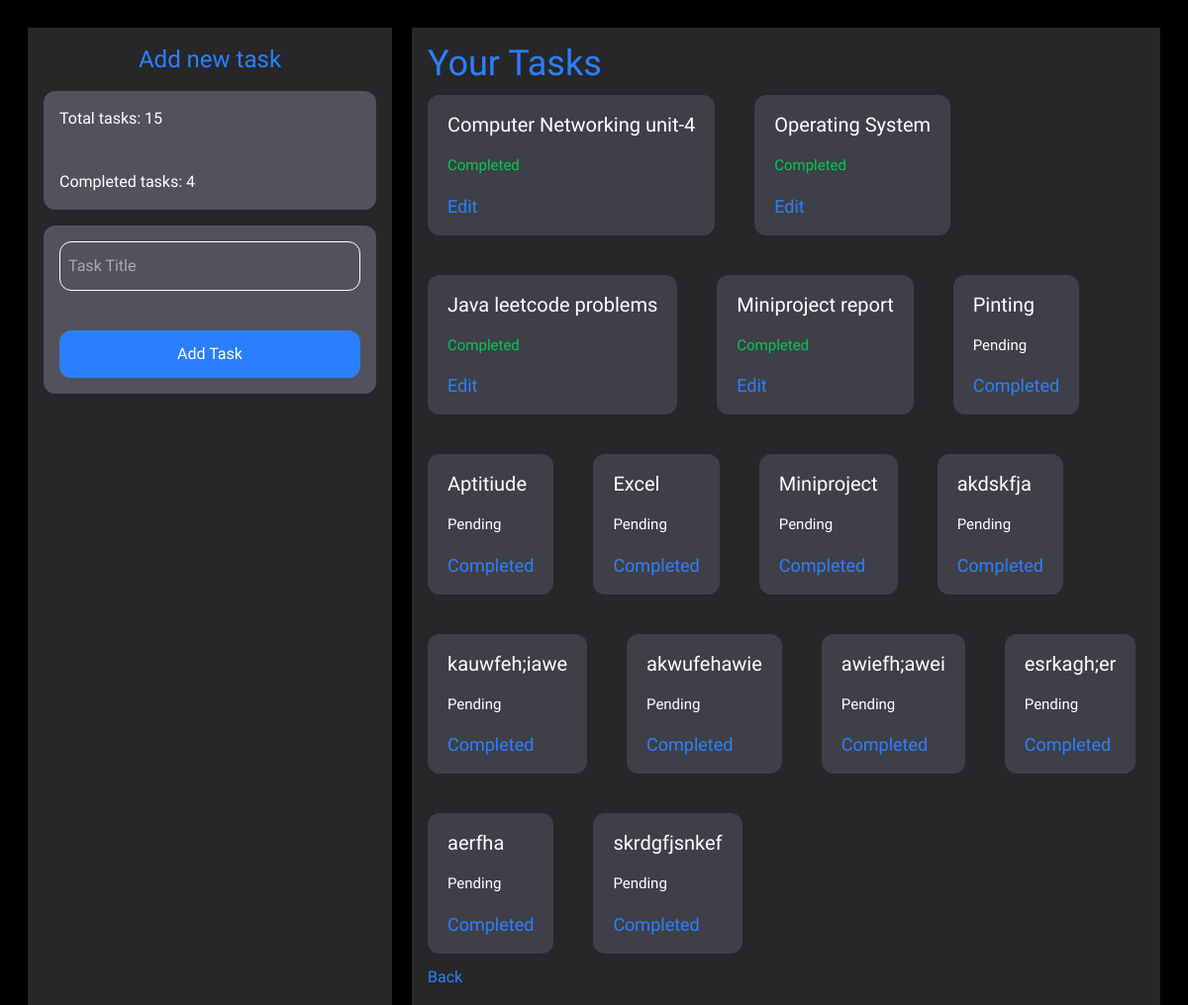
Page /tasks (signed in) on the committed database.
### tables this page shows
CREATE TABLE tasks(
              id INTEGER PRIMARY KEY AUTOINCREMENT,
              user_id INTEGER,
              title TEXT,
              deadline TEXT, 
              status TEXT
              );

### app.py (the view)
@app.route("/tasks")
def tasks():
    if "user_id" not in session:
        return redirect("/login")
    conn = get_db()
    tasks = conn.execute(
        "SELECT * FROM tasks WHERE user_id=? AND deadline=date('now')",
        (session["user_id"],)
    ).fetchall()
    total_tasks  = conn.execute(
        "SELECT COUNT(*) as count FROM tasks WHERE user_id=? AND deadline=date('now')",(session["user_id"],)
    ).fetchone()["count"]
    completed_tasks = conn.execute(
        "SELECT COUNT(*) as count FROM tasks WHERE user_id=? AND deadline=date('now') AND status='Completed'",
        (session["user_id"],)
    ).fetchone()["count"]
    conn.close()
    return render_template(
        "tasks.html",
        tasks=tasks,
        total_tasks=total_tasks,
        completed_tasks = completed_tasks
        )

### app.py (called while the page is built)
def get_db():
    conn = sqlite3.connect("planner.db")
    conn.row_factory = sqlite3.Row
    return conn

### templates/tasks.html (shortened to what this page needs)
<!DOCTYPE html>
<html>
<head>
      <script src="https://cdn.jsdelivr.net/npm/@tailwindcss/browser@4"></script>
</head>
<body>
    <div class="h-screen w-screen bg-black text-white p-7 grid grid-cols-6 gap-5">
        <div class="col-span-2 bg-zinc-800 flex flex-col p-4 gap-4">
            <h1 class="text-2xl text-blue-500 text-center">Add new task</h1>
            <div class="bg-zinc-600 flex flex-col gap-10 p-4 rounded-xl">
                    <h1>Total tasks: {{ total_tasks }}</h1>
                    <h2>Completed tasks: {{ completed_tasks }}</h2>
            </div>
            <form method="POST" action="/add_tasks" class="bg-zinc-600 flex flex-col gap-10 p-4 rounded-xl">
            <input type="text" name="title" class="border py-3 px-2 outline-none rounded-xl" placeholder="Task Title" required>
            <button type="submit" class="bg-blue-500 rounded-xl py-3">Add Task</button>
            </form>
</div>
    <div class="col-span-4 bg-zinc-800 p-4 flex flex-col gap-3">
        <h2 class="text-4xl text-blue-500">Your Tasks</h2>
    <ul class="flex flex-row flex-wrap gap-10">
        {% for task in tasks %}
            <div class="bg-zinc-700 py-4 px-5 rounded-xl flex flex-col gap-4">
                <h1 class="text-xl ">{{ task.title }}</h1>
                {% if task.status == "Pending" %}
                <p class="text-[15px]">{{ task.status }}</p>
                {% else %}
                <p class="text-[15px] text-green-500">{{ task.status }}</p>
                {% endif %}
                <div>
                    {% if task.status == "Pending" %}
                    <a href="/complete_task/{{ task.id }}" class="text-blue-500 text-[18px]">Completed</a>
                    {% else %}
                    <a href="/undo_task/{{ task.id }}" class="text-blue-500 text-[18px]">Edit</a>
                    {% endif %}
                </div>
            </div>
        {% endfor %}
    </ul>
    <a href="/home" class="text-blue-500">Back</a>
    </div>
    </div>
</body>
</html>

### templates/tasks.html (style rules this page uses)
body,html { font-family: "Funnel Sans", sans-serif; }

### rows in the picture
tasks: title "Computer Networking unit-4", status "Completed"
tasks: title "Operating System", status "Completed"
tasks: title "Java leetcode problems", status "Completed"
tasks: title "Miniproject report", status "Completed"
tasks: title "Pinting", status "Pending"
tasks: title "Aptitiude", status "Pending"
tasks: title "Excel", status "Pending"
tasks: title "Miniproject", status "Pending"
tasks: title "akdskfja", status "Pending"
tasks: title "kauwfeh;iawe", status "Pending"
tasks: title "akwufehawie", status "Pending"
tasks: title "awiefh;awei", status "Pending"
tasks: title "esrkagh;er", status "Pending"
tasks: title "aerfha", status "Pending"
tasks: title "skrdgfjsnkef", status "Pending"

### other values in the picture
{{ total_tasks }} "15"
{{ completed_tasks }} "4"
